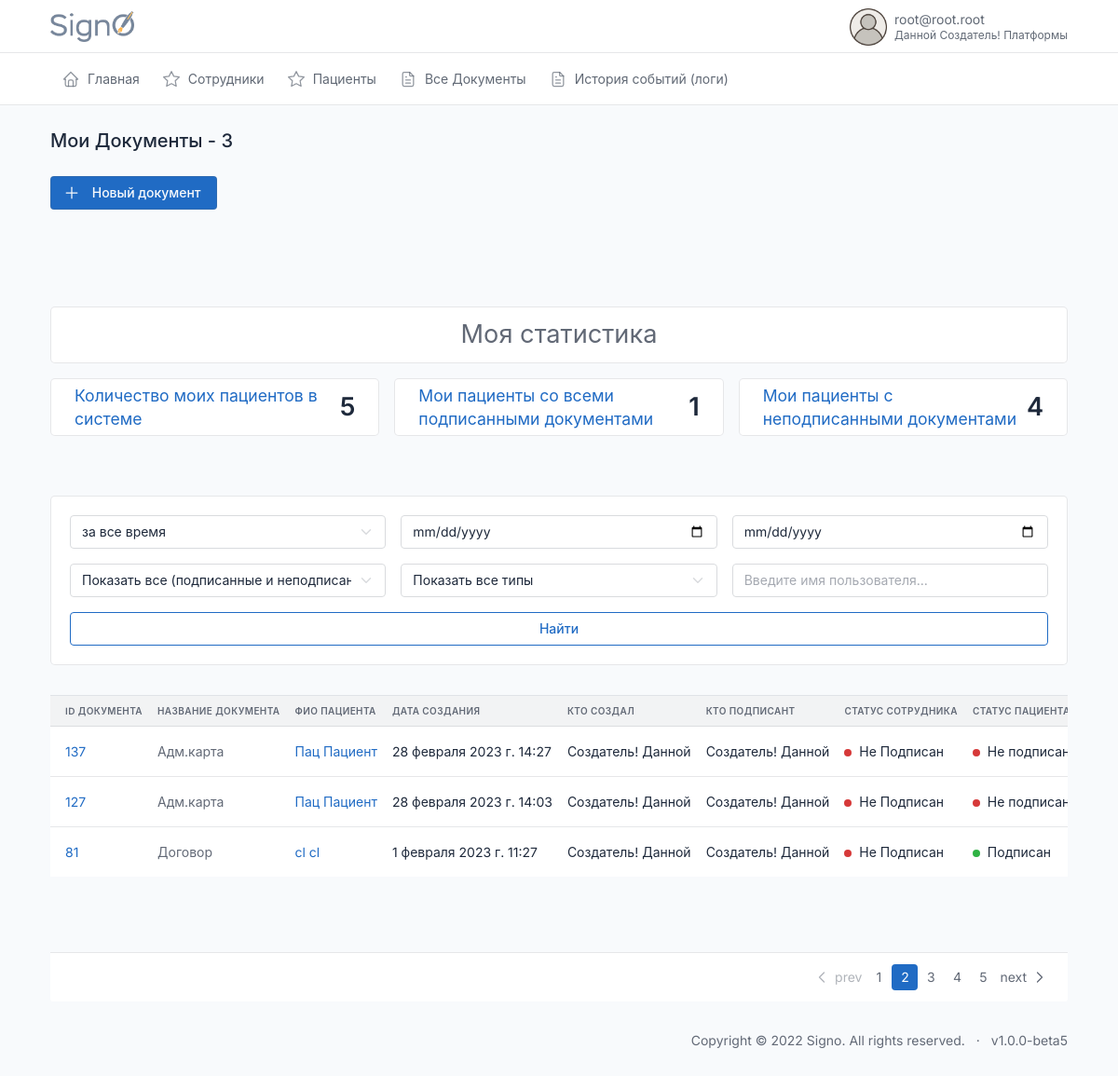
/documents/mydocuments/ (signed in), run on an earlier commit of the app's database.
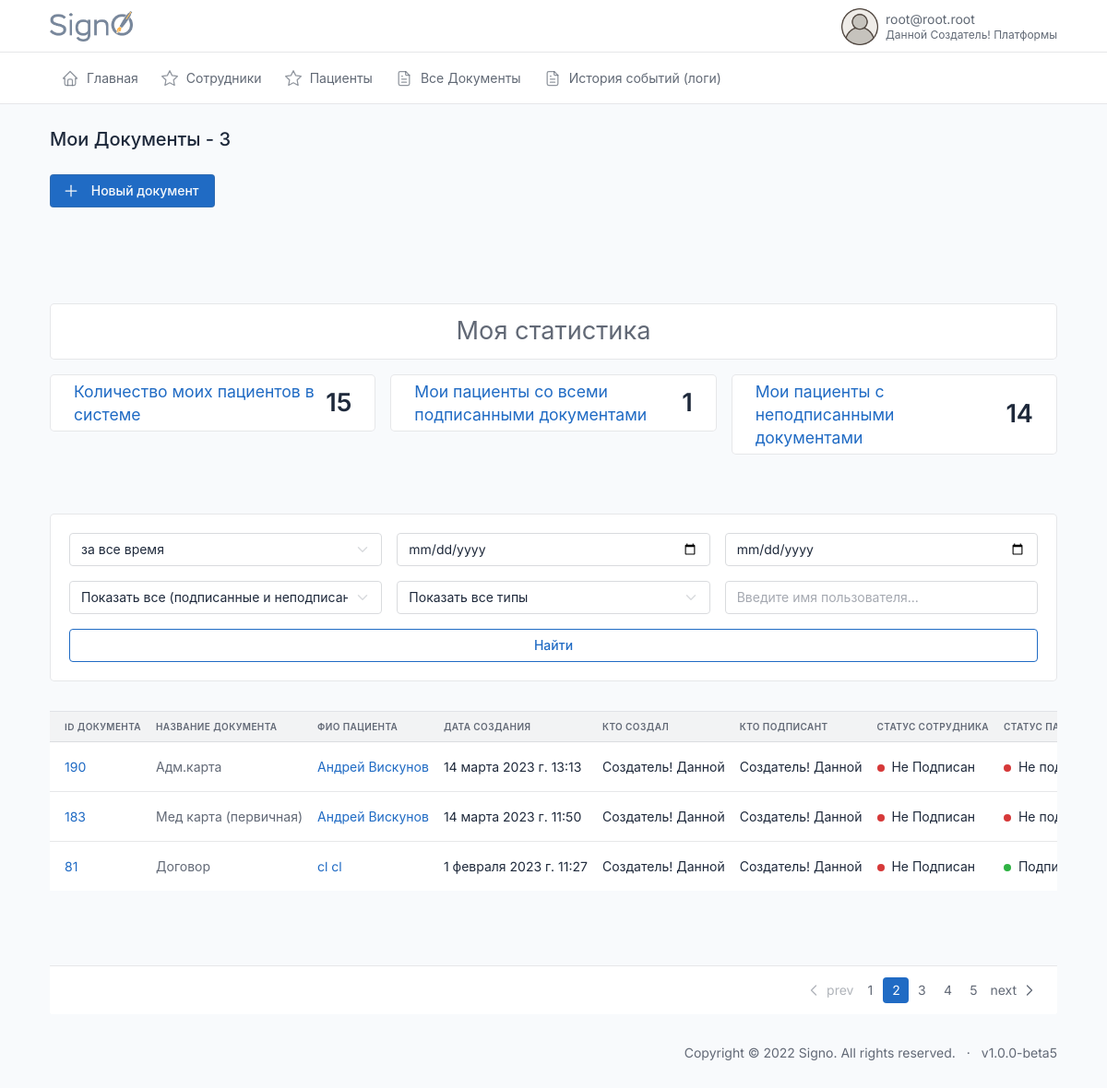
And on a later commit of the database.
### documents/models.py (models this page shows, shortened)
class Document(DateTimeMixin, HiddenDeletedMixin, models.Model):
    user = models.ForeignKey(CustomUser, on_delete=models.CASCADE, null=True, blank=True, related_name='documenter')
    sender = models.ForeignKey(CustomUser, on_delete=models.CASCADE, null=True, related_name='sender', verbose_name='Отправитель')
    recipient = models.ForeignKey(CustomUser, on_delete=models.CASCADE, null=True, related_name='recipient', verbose_name='Получатель')
    founder = models.ForeignKey(CustomUser, on_delete=models.CASCADE, null=True, related_name='founder', verbose_name='Создатель документа')
    document = models.FileField(upload_to='documents/%Y/%m/%d/', blank=True, null=True)
    send_date = models.DateTimeField(auto_now_add=True, verbose_name='Дата отправки', null=True)
    sender_status = models.BooleanField(default=False, blank=True, null=True)
    recipient_status = models.BooleanField(default=False, blank=True, null=True)
    files = models.ForeignKey('DocumentsFiles', on_delete=models.CASCADE, blank=True, null=True)
    type = models.ForeignKey('DocumentType', on_delete=models.CASCADE, blank=True, null=True, related_name='document')
    sig = models.FileField(upload_to='documents/%Y/%m/%d/', blank=True, null=True)
    class Meta:
        verbose_name = 'Документ'
        verbose_name_plural = 'Документы'

class DocumentType(models.Model):
    title = models.CharField(max_length=240, blank=True, null=True)
    DOGOVOR = 'DOGOVOR'
    IDS = 'IDS'
    MEDCARD = 'MEDCARD'
    ADMCARD = 'ADMCARD'
    RENT = 'RENT'
    PLAN = 'PLAN'
    DNEVNIK = 'DNEVNIK'
    OTKAZ = 'OTKAZ'
    UVEDOMLENIE = 'UVEDOMLENIE'
    RECEPT = 'RECEPT'
    RECOMEND = 'RECOMEND'
    TYPE_DOC = [
        (DOGOVOR, 'Договор'),
        (IDS, 'ИДС'),
        (MEDCARD, 'Мед карта'),
        (ADMCARD, 'Адм.карта'),
        (RENT, 'Справка в налоговую'),
        (PLAN, 'План лечения'),
        (DNEVNIK, 'Дневник'),
        (OTKAZ, 'Отказ от мед.вмешательства'),
        (UVEDOMLENIE, 'Уведомление'),
        (RECEPT, 'Рецепт'),
        (RECOMEND, 'Рекомендация стоматолога'),
    ]
    type_document = models.CharField(choices=TYPE_DOC, max_length=240, blank=True, null=True)
    class Meta:
        verbose_name='Тип Документа'
        verbose_name_plural='Типы Документов'
    def __str__(self):
        return self.title

### users/models.py (models this page shows, shortened)
class CustomUser(AbstractBaseUser, PermissionsMixin):
    email = models.EmailField(max_length=254, unique=True, verbose_name='Электронная почта')
    first_name = models.CharField(u"Имя", max_length=100, blank=True, null=True)
    last_name = models.CharField(u"Фамилия", max_length=100, blank=True, null=True)
    patronymic = models.CharField(u"Отчество", max_length=100, blank=True, null=True)
    pasport_series = models.CharField(max_length=12, blank=True, verbose_name='Серия паспорта')
    pasport_number = models.CharField(max_length=12, blank=True, verbose_name='Номер паспорта')
    addres = models.CharField(max_length=240, blank=True, verbose_name='Адрес пользователя')
    user_profile_id = models.IntegerField(blank=True, verbose_name='ID пользователя', null=True)
    phone = models.CharField(max_length=24, verbose_name='Телефон')
    uniq_id = models.CharField(unique=True, max_length=12, blank=True, null=True, verbose_name='Уникальный ID')
    photo = models.ImageField(
        upload_to='users/%Y/%m/%d/',
        blank=True,
        default='../static/images/default_avatar.png',
        verbose_name='Аватар')
    is_active = models.BooleanField(default=True, verbose_name='Активирован')
    is_admin = models.BooleanField(default=False, verbose_name='Администратор')
    is_staff = models.BooleanField(_('staff status'), default=False)
    is_superuser = models.BooleanField(_('super user'), default=False)
    date_joined = models.DateTimeField(u'date joined', blank=True, null=True, default=timezone.now)
    last_login = models.DateTimeField(u'last login', blank=True, null=True)
    groups = models.ManyToManyField(Group, blank=True, null=True, verbose_name='Группы', related_name='groups')
    user_permissions = models.ManyToManyField(Permission, blank=True, null=True, verbose_name='Разрешения', related_name='user_permissions')
    date_of_birthday = models.DateField(blank=True, null=True, verbose_name='Дата Рождения')
    ADMINISTRATOR = 'AD'
    DOCTOR = 'DO'
    CLIENT = 'CL'
    DIRECTOR = 'DI'
    TYPE_ROLE = [
        (ADMINISTRATOR, 'Администратор'),
        (DOCTOR, 'Врач'),
        (CLIENT, 'Клиент'),
        (DIRECTOR, 'Руководитель')
    ]
    type = models.CharField(max_length=6, choices=TYPE_ROLE, default=CLIENT, verbose_name='Тип пользователя')
    ban = models.BooleanField(default=False, verbose_name='Уволен')
    ban_date = models.DateTimeField(verbose_name='дата увольнения', blank=True, null=True)
    ecp = models.BooleanField(default=False, verbose_name='Наличие ЭЦП')
    USERNAME_FIELD = 'email'
    REQUIRED_FIELDS = []
    objects = CustomUserManager()
    def __str__(self):
        return f'{self.last_name} {self.first_name} {self.patronymic}'
    class Meta:
        verbose_name='Пользователь'
        verbose_name_plural='Пользователи'

### documents/views.py (the view)
# urls.py: path('mydocuments/', mydocuments, name='mydocuments'),
@login_required
def mydocuments(request):
    all_documents = Document.objects. \
        filter(deleted=False). \
        filter(Q(recipient=request.user) | Q(sender=request.user))
    all_documents = filter_all_documents(request, all_documents)
    all_documents_count = all_documents.count()
    all_documents = paginate_list(request, all_documents, 20)
    types = DocumentType.objects.all().exclude(type_document='OTKAZ')
    form = SendDocumentForm(request.POST or None, request.FILES)
    if request.method == 'POST':
        if form.is_valid():
            new_doc = form.save(commit=False)
            new_doc.save()
            return redirect('documents')
    else:
        form = SendDocumentForm()
    all_my_clients = Document.objects.filter(
        Q(sender=request.user) |
        Q(founder=request.user)
        )
    all_my_clients_signed = all_my_clients.filter(recipient_status=True)
    all_my_clients_not_signed = all_my_clients.filter(recipient_status=False)
    context = {
        'title': f'Мои Документы - {all_documents_count}',
        'form': form,
        'doc_title': 'Отправить на подпись',
        'all_users': CustomUser.objects.all().count(),
        'all_doctors': CustomUser.objects.filter(type='DO').count(),
        'all_clients': CustomUser.objects.filter(type='CL').count(),
        'all_my_clients': all_my_clients.count(),
        'all_my_clients_signed': all_my_clients_signed.count(),
        'all_my_clients_not_signed': all_my_clients_not_signed.count(),
        'all_documents': all_documents,
        'types': types,
        }
    if not request.user.type == 'CL':
        return render(request, 'documents/mydocuments.html', context=context)
    else:
        return redirect('/')

### forms.py
class SendDocumentForm(forms.ModelForm):
    class Meta:
        model = Document
        fields = ['document', 'recipient', 'type', 'sender', 'founder']
        exclude = ['sender_status', 'recipient_status']

### documents/services.py (called while the page is built, shortened)
def filter_all_documents(request, all_documents):
    search_name = request.GET.get('search')
    period = request.GET.get('period')
    try:
        doc_type = request.GET.get('doc_type').upper()
    except:
        doc_type = ''
    try:
        signed = request.GET.get('signed').split('-')
    except:
        signed = ['']
    all_documents = filter_by_name(all_documents, search_name)
    if period:
        start_date, end_date = get_dates(period, all_documents)
        all_documents = all_documents.filter(send_date__range=[start_date, end_date])
    if doc_type:
        all_documents = all_documents.filter(type__type_document=doc_type)
    sort_filter = request.GET.get('sort')
    if sort_filter:
        all_documents = all_documents.order_by(sort_filter)
    return all_documents

def filter_by_name(all_documents, search_name):
    return all_documents.order_by('-send_date')

### documents/templates/documents/mydocuments.html (shortened to what this page needs)
{% extends 'index.html' %}{%load static%}
{%block content%}
  {% if request.user.type != 'CL' %}
    {%block Page_title_actions%}
    <div class="col-auto ms-auto d-print-none"style="padding: 0px 0px 40px 0px;">
      <div class="btn-list">
        <a href="#" class="btn btn-primary d-none d-sm-inline-block" data-bs-toggle="modal" data-bs-target="#modal-report">
        Новый документ
        </a>
      </div>
    </div>
    {%endblock%}
  {% endif %}
    {% include 'common/_my_stats.html' %}
<div class="col-12">
  {% include 'common/_info_box_docs.html' %}
                  <div class="card-body border-bottom py-3">
                  </div>
                  {% include 'common/_documents_table.html' %}
                  <div class="card-footer d-flex align-items-center">
                    <ul class="pagination m-0 ms-auto">
                      <li class="page-item disabled">
                        <a class="page-link" href="#" tabindex="-1" aria-disabled="true">
                          <svg xmlns="http://www.w3.org/2000/svg" class="icon" width="24" height="24" viewBox="0 0 24 24" stroke-width="2" stroke="currentColor" fill="none" stroke-linecap="round" stroke-linejoin="round"><path stroke="none" d="M0 0h24v24H0z" fill="none"></path><polyline points="15 6 9 12 15 18"></polyline></svg>
                          prev
                        </a>
                      </li>
                      <li class="page-item"><a class="page-link" href="#">1</a></li>
                      <li class="page-item active"><a class="page-link" href="#">2</a></li>
                      <li class="page-item"><a class="page-link" href="#">3</a></li>
                      <li class="page-item"><a class="page-link" href="#">4</a></li>
                      <li class="page-item"><a class="page-link" href="#">5</a></li>
                      <li class="page-item">
                        <a class="page-link" href="#">
                          next
                          <svg xmlns="http://www.w3.org/2000/svg" class="icon" width="24" height="24" viewBox="0 0 24 24" stroke-width="2" stroke="currentColor" fill="none" stroke-linecap="round" stroke-linejoin="round"><path stroke="none" d="M0 0h24v24H0z" fill="none"></path><polyline points="9 6 15 12 9 18"></polyline></svg>
                        </a>
                      </li>
                    </ul>
                  </div>
                </div>
              </div>
{%endblock%}

### templates/common/_documents_table.html (shortened to what this page needs)
{% load static %}
{% load extra_tags %}
<div class="table-responsive" >
  <table class="table card-table table-vcenter text-nowrap datatable bg-white" style="">
    <thead>
      <tr>
        <th id="th-id" class='sortable-table-header' onclick="filterByField('id')">ID документа</th>
        <th id="th-type" class='sortable-table-header' onclick="filterByField('type')">название документа</th>
        {% if request.user.type != 'CL' %}
        <th id="th-recipient" class='sortable-table-header' onclick="filterByField('recipient')">фио пациента</th>
        {% endif %}
        <th id="th-send_date" class='sortable-table-header' onclick="filterByField('send_date')">дата создания</th>
        {% if request.user.type != 'CL' %}
        <th id="th-founder" class='sortable-table-header' onclick="filterByField('founder')">кто создал</th>
        {% endif %}
        {% if request.user.type != 'CL' %}
        <th id="th-sender" class='sortable-table-header' onclick="filterByField('sender')">кто подписант</th>
        {% else %}
        <th id="th-sender" class='sortable-table-header' onclick="filterByField('sender')">ФИО сотрудника</th>
        {% endif %}
        {% if request.user.type != 'CL'%}
        <th id="th-recipient_status" class='sortable-table-header' onclick="filterByField('recipient_status')">статус
          сотрудника</th>
        {% endif %}
        {%if request.user.type == 'CL'%}
        <th id="th-sender_status" class='sortable-table-header' onclick="filterByField('sender_status')">статус</th>
        {%else%}
        <th id="th-sender_status" class='sortable-table-header' onclick="filterByField('sender_status')">статус пациента
        </th>
        {%endif%}
      </tr>
    </thead>
    <tbody class="lazy-loading-docs">
      {%for document in all_documents%}
      <tr id="document-row-{{document.id}}" class="lazy-row-docs">
        <td><span class="text-muted"><a href="{{document.document.url}}#" target=”_blank”>{{document.id}}</a></span>
        </td>
        <td><span class="text-muted">{{document.type}}</span></td>
        {% if request.user.type != 'CL' %}
        {% if request.user.type == 'DO' %}
        <td>{{document.recipient.first_name}} {{document.recipient.last_name}}</td>
        {% else %}
        <td><a href="{%url 'user' document.recipient.pk %}">{{document.recipient.first_name}}
            {{document.recipient.last_name}}</a></td>
        {% endif %}
        {% endif %}
        <td>{{document.send_date}}</td>
        {% if request.user.type != 'CL' %}
        <td><a href="{%url 'user' document.founder.pk%}" class="text-reset"
            tabindex="-1">{{document.founder.first_name}} {{document.founder.last_name}}</a></td>
        {% endif %}
        {%if request.user.type == 'CL'%}
        <td class="text-reset" tabindex="-1"><a href="{%url 'user' document.sender.pk%}" class="text-reset"
            tabindex="-1"></a>{{document.sender.first_name}} {{document.sender.last_name}}</td>
        {%else%}
        <td><a href="{%url 'user' document.sender.pk%}" class="text-reset" tabindex="-1">{{document.sender.first_name}}
            {{document.sender.last_name}}</a></td>
        {%endif%}
        {% if request.user.type != 'CL' %}
        <td>
          {%if document.sender_status%}
          <span class="badge bg-success me-1"></span>
          Подписан
          {%else%}
          <span class="badge bg-danger me-1"></span>
          Не Подписан
          {%endif%}
        </td>
        {% endif %}
        <td>
          {%if document.recipient_status%}
          <span class="badge bg-success me-1"></span>
          Подписан
          {%else%}
          <span class="badge bg-danger me-1"></span>
          Не подписан
          {%endif%}
        </td>
      </tr>
      {%endfor%}
    </tbody>
  </table>
</div>

What changed in the data, as far as the page shows it:
removed Document: id "137", type "Адм.карта", recipient.first_name "Пац", recipient.last_name "Пациент", send_date "28 февраля 2023 г. 14:27", founder.first_name "Создатель!", founder.last_name "Данной", sender.first_name "Создатель!", sender.last_name "Данной", sender_status False (drawn), recipient_status False (drawn)
removed Document: id "127", type "Адм.карта", recipient.first_name "Пац", recipient.last_name "Пациент", send_date "28 февраля 2023 г. 14:03", founder.first_name "Создатель!", founder.last_name "Данной", sender.first_name "Создатель!", sender.last_name "Данной", sender_status False (drawn), recipient_status False (drawn)
added Document: id "190", type "Адм.карта", recipient.first_name "Андрей", recipient.last_name "Вискунов", send_date "14 марта 2023 г. 13:13", founder.first_name "Создатель!", founder.last_name "Данной", sender.first_name "Создатель!", sender.last_name "Данной", sender_status False (drawn), recipient_status False (drawn)
added Document: id "183", type "Мед карта (первичная)", recipient.first_name "Андрей", recipient.last_name "Вискунов", send_date "14 марта 2023 г. 11:50", founder.first_name "Создатель!", founder.last_name "Данной", sender.first_name "Создатель!", sender.last_name "Данной", sender_status False (drawn), recipient_status False (drawn)
Also different on the page:
{{ all_my_clients }}: "5" → "15"
{{ all_my_clients_not_signed }}: "4" → "14"
